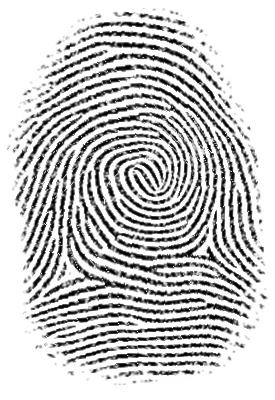
#> input picture data-finger/finger.tif, 275 x 400 px, found by its file name
$ python 'linearização.py'   (older library calls are emulated)
#> lines starting #> are read from the running program, lines starting #| are printed output that depends on the picture; after the words box and inside, x2 and y2 are one past the last pixel; in counts of white or black regions, pixels touching at a corner belong together
import cv2
import numpy as np
import matplotlib.pyplot as plt
from scipy import ndimage
from skimage.color import rgb2gray

'''
g_kernel = cv2.getGaborKernel((21, 21), 3.0, np.pi/2, 9.5, 0.5, 0.1, ktype=cv2.CV_32F)
img90 = ndimage.convolve(gray, g_kernel)
g_kernel = cv2.getGaborKernel((21, 21), 3.0, np.pi, 9.5, 0.5, 0.1, ktype=cv2.CV_32F)
img180 = ndimage.convolve(gray, g_kernel)
g_kernel = cv2.getGaborKernel((21, 21), 3.0, np.pi/4, 9.5, 0.5, 0.1, ktype=cv2.CV_32F)
img45 = ndimage.convolve(gray, g_kernel)
g_kernel = cv2.getGaborKernel((21, 21), 3.0, 3*np.pi/4, 9.5, 0.5, 0.1, ktype=cv2.CV_32F)
img135 = ndimage.convolve(gray, g_kernel)

img90 = np.where(img90 < 5, 0, 1)
img180 = np.where(img180 < 5, 0, 1)
img45 = np.where(img45 < 5, 0, 1)
img135 = np.where(img135 < 5, 0, 1)

plt.subplot(141)
plt.imshow(img, cmap='gray')
plt.subplot(142)
plt.imshow(img45, cmap='gray')
plt.subplot(143)
imgg = img90*img180*img45*img135
plt.imshow(imgg, cmap='gray')
plt.subplot(144)

imgg = skeletonize(np.where(imgg == 1, 0,1))
plt.imshow(imgg, cmap='gray')
plt.show()
'''

img = cv2.imread("./finger.tif")
#> img is the input picture: shape (400, 275, 3); min 0, max 255, mean 197.6
gray = rgb2gray(img)

#b,g,r = cv2.split(img)
#--------BLUR ####################################
blur_filter = np.array([
    [2, 4, 5, 4, 2],
    [4, 9, 12, 9, 4],
    [5, 12, 15, 12, 5],
    [4, 9, 12, 9, 4],
    [2, 4, 5, 4, 2]])
blur = ndimage.convolve(gray, blur_filter)
plt.subplot(141)
plt.imshow(blur, cmap='gray')
#--------BLUR #####################################

#--------sobel border (gratient intensidade ###############################
#calculo sobel vertical e horizontal com convolução
sobel_vertical = np.array([
    [1, 0, -1],
    [2, 0, -2],
    [1, 0, -1]])
sobel_horizontal = np.array([
    [1,2,1],
    [0,0,0],
    [-1,-2,-1]
])
grayH = ndimage.convolve(blur, sobel_horizontal)
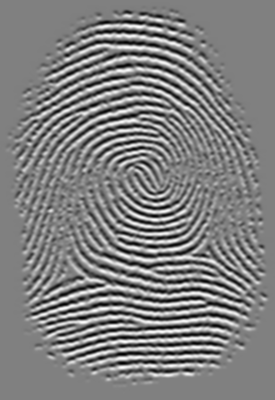
#> grayH: shape (400, 275) float64; min -335.1, max 332.4, mean 0; drawn with min black and max white
grayV = ndimage.convolve(blur, sobel_vertical)
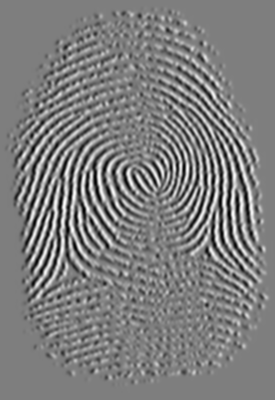
#> grayV: shape (400, 275) float64; min -323.8, max 328.4, mean 0; drawn with min black and max white

#aqui calculamos o gradient juntando os dois, G =  sqrt(G1² + G2²) ou G = |G1|+|G2|
gradient_sobel = np.abs(grayH) + np.abs(grayV)
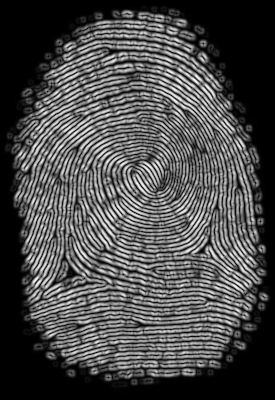
#> gradient_sobel: shape (400, 275) float64; min 0, max 476.6, mean 139.2; drawn with min black and max white

plt.subplot(142)
plt.imshow(gradient_sobel, cmap='gray')
#plt.show()
#--------sobel e gradient calculados #####################################

#-------binarização #######################
def binarizar(image, limiar):
    for i in range(int(image.shape[0])):
        for j in range(int(image.shape[1])):
            if image[i,j] > limiar:
                image[i,j] = 1
            else :
                image[i,j] = 0
    return image

#gradient_sobel = binarizar(gradient_sobel, 34)
#plt.subplot(143)
#plt.imshow(gradient_sobel, cmap='gray')

#-------binarização #######################

#--------ESQUELETIZAÇÃO precisa de binarios scikit (supressao nao maxima) ########################
def non_max_suppression(img, D):
    M, N = img.shape
    Z = np.zeros((M,N), dtype=np.int32)
    angle = D * 180. / np.pi
    angle[angle < 0] += 180


    for i in range(1,M-1):
        for j in range(1,N-1):
            try:
                q = 255
                r = 255

               #angle 0
                if (0 <= angle[i,j] < 22.5) or (157.5 <= angle[i,j] <= 180):
                    q = img[i, j+1]
                    r = img[i, j-1]
                #angle 45
                elif (22.5 <= angle[i,j] < 67.5):
                    q = img[i+1, j-1]
                    r = img[i-1, j+1]
                #angle 90
                elif (67.5 <= angle[i,j] < 112.5):
                    q = img[i+1, j]
                    r = img[i-1, j]
                #angle 135
                elif (112.5 <= angle[i,j] < 157.5):
                    q = img[i-1, j-1]
                    r = img[i+1, j+1]

                if (img[i,j] >= q) and (img[i,j] >= r):
                    Z[i,j] = img[i,j]
                else:
                    Z[i,j] = 0

            except IndexError as e:
                pass

    return Z
##################
#################
###############

#--------ESQUELETIZAÇÃO scikit ########################

#----------double trashold ###################
def threshold(img, lowThresholdRatio=0.05, highThresholdRatio=0.09):

    highThreshold = img.max() * highThresholdRatio
    lowThreshold = highThreshold * lowThresholdRatio
    M, N = img.shape
    res = np.zeros((M,N), dtype=np.int32)

    weak = np.int32(25)
    strong = np.int32(255)

    strong_i, strong_j = np.where(img >= highThreshold)
    zeros_i, zeros_j = np.where(img < lowThreshold)

    weak_i, weak_j = np.where((img <= highThreshold) & (img >= lowThreshold))

    res[strong_i, strong_j] = strong
    res[weak_i, weak_j] = weak

    return res, weak, strong
#----------double trashold ###################

#----------rastreamento de borda por histerese #######################
def hysteresis(img, weak, strong=255):
    M, N = img.shape
    for i in range(1, M-1):
        for j in range(1, N-1):
            if (img[i,j] == weak):
                try:
                    if ((img[i+1, j-1] == strong) or (img[i+1, j] == strong) or (img[i+1, j+1] == strong)
                        or (img[i, j-1] == strong) or (img[i, j+1] == strong)
                        or (img[i-1, j-1] == strong) or (img[i-1, j] == strong) or (img[i-1, j+1] == strong)):
                        img[i, j] = strong
                    else:
                        img[i, j] = 0
                except IndexError as e:
                    pass
    return img
#----------rastreamento de borda por histerese #######################
''
from skimage.morphology import skeletonize
#esqueletizado = non_max_suppression(blur, gradient_sobel)
res, weak, strong = threshold(gradient_sobel, 0.05, 0.2)
#> in threshold, `highThreshold = img.max() * highThresholdRatio`: highThreshold = 95.32
#> in threshold, `lowThreshold = highThreshold * lowThresholdRatio`: lowThreshold = 4.77
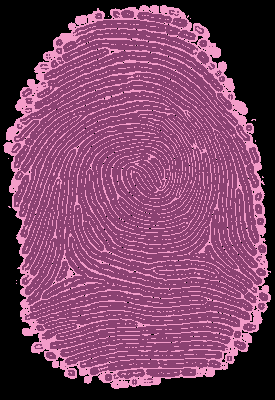
#> res: shape (400, 275) int32; 3 distinct labels, from 0 to 255; one colour per label, 0 black
#> weak = 25; strong = 255
plt.subplot(143)
plt.imshow(res, cmap='gray')
print(weak)
#| 25

plt.subplot(144)
plt.imshow(hysteresis(res, weak, strong), cmap='gray')
#> after the loop in hysteresis, `for i in range(1, M-1):`:
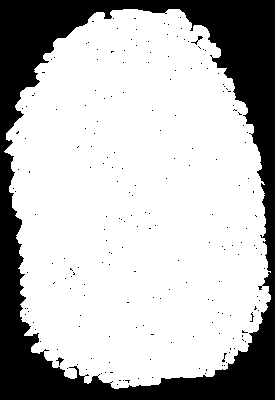
#> img: shape (400, 275) int32; 72.9% white; 204 black regions (201 under 20 px), largest, box (x1, y1, x2, y2) and area: (0, 0, 275, 400) 29511, (191, 36, 203, 45) 27, (56, 357, 64, 366) 26
plt.show()

#ravel achata  a matriz em uma 1D

hist,bins = np.histogram(blur.ravel(),256,[0,256])
#> hist = 256 values, max 23970 at index 159, min 0 at index 0, mean 429.7; bins = 257 values from 0 to 256
plt.subplot(121)
plt.plot(hist)
plt.subplot(122)
plt.imshow(skeletonize(binarizar(blur, 120)), cmap='gray')
#> after the loop in binarizar, `for i in range(int(image.shape[0])):`:
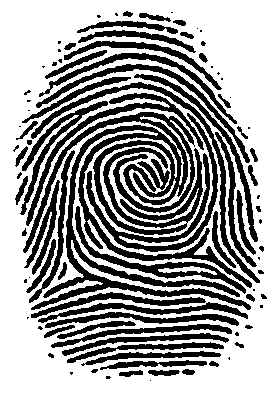
#> image: shape (400, 275) float64; values 0 (black) and 1 (white), 62.7% white; 96 black regions (36 under 20 px), largest, box (x1, y1, x2, y2) and area: (23, 112, 252, 310) 12926, (86, 113, 218, 252) 2257, (31, 82, 260, 283) 1921
plt.show()
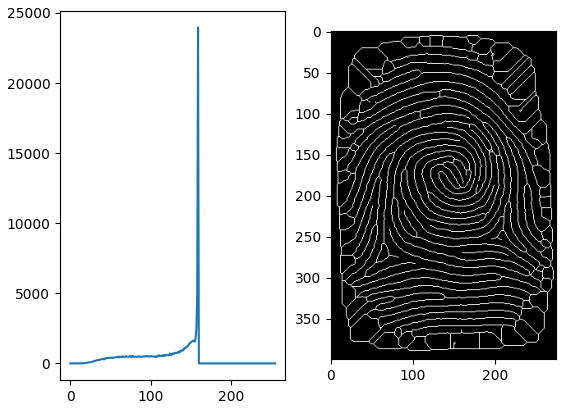
#> figure drawn by matplotlib, 2 panels; panel 1: curve peaks at x = 159, y = 23970
'''
'''
#> (the run stopped early here; a loop or call above may not have finished)
